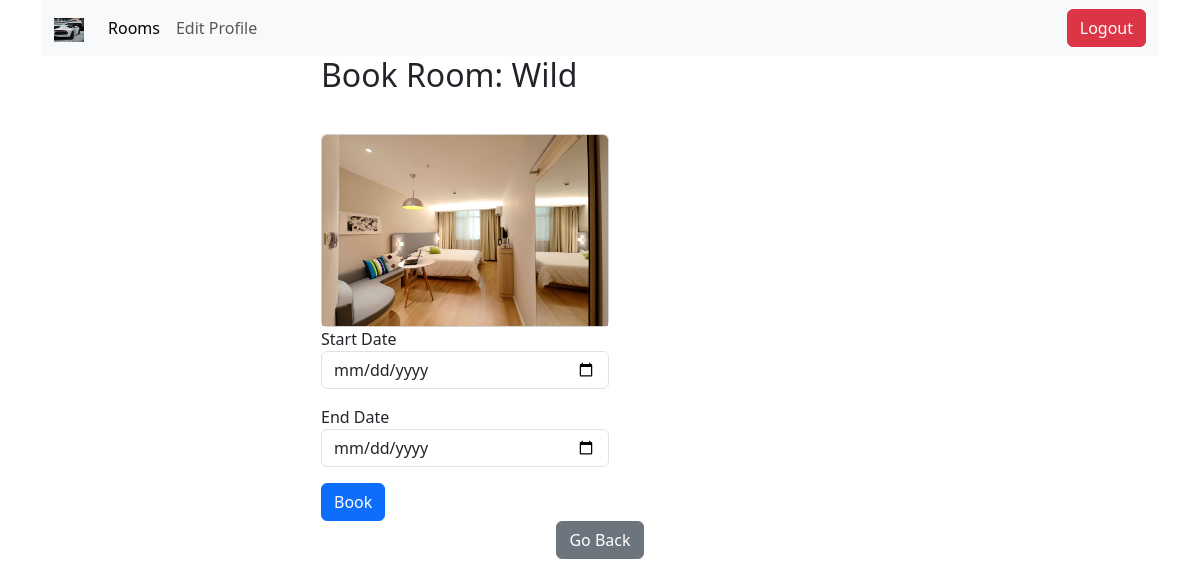
Page /create_booking.php?id=1 (signed in) on the committed database.
### tables this page shows
CREATE TABLE `users` (
  `id` int(11) NOT NULL,
  `first_name` varchar(100) NOT NULL,
  `last_name` varchar(100) NOT NULL,
  `email` varchar(100) NOT NULL,
  `date_of_birth` date NOT NULL,
  `password` varchar(255) NOT NULL,
  `images` varchar(255) DEFAULT NULL,
  `status` varchar(10) NOT NULL DEFAULT 'user'
);

CREATE TABLE `rooms` (
  `room_id` int(11) NOT NULL,
  `room_number` varchar(3) NOT NULL,
  `room_name` varchar(20) NOT NULL,
  `picture` varchar(255) DEFAULT NULL,
  `Details` varchar(255) NOT NULL,
  `price` decimal(12,2) DEFAULT NULL,
  `type` varchar(40) DEFAULT NULL
);

### create_booking.php (the view, shortened to what this page needs)
<?php
require_once "connection.php";
$sql = "SELECT * FROM users WHERE id = {$_SESSION['user']}";
$result = mysqli_query($connect, $sql);
$row = mysqli_fetch_assoc($result);
$id = $_GET["id"];
$sqlR = "SELECT * FROM rooms WHERE room_id = $id";
$resultR = mysqli_query($connect, $sqlR);
$rowR = mysqli_fetch_assoc($resultR);
?>
<!DOCTYPE html>
<html lang="en">
<head>
    <link href="https://cdn.jsdelivr.net/npm/bootstrap@5.3.3/dist/css/bootstrap.min.css" rel="stylesheet">
</head>
<body>
    <div class="container">
        <nav class="navbar navbar-expand-lg bg-body-tertiary">
            <div class="container-fluid">
                <a class="navbar-brand" href="#">
                    <img src="pictures/<?= $row["images"] ?>" alt="user pic" width="30" height="24">
                </a>
                <ul class="navbar-nav me-auto mb-2 mb-lg-0">
                    <li class="nav-item">
                        <a class="nav-link active" aria-current="page" href="home.php">Rooms</a>
                    </li>
                    <li class="nav-item">
                        <a class="nav-link" href="profile_update.php">Edit Profile</a>
                    </li>
                </ul>
                <div class="d-flex">
                    <a class="btn btn-danger" href="logout.php?logout">Logout</a>
                </div>
            </div>
    </div>
    <div class="container">
        <form method="POST" action="<?php echo htmlspecialchars($_SERVER['PHP_SELF']) . "?id=" . $id ?>" class="w-50 mx-auto">
            <h2 class="mb-3">Book Room: <?= ($rowR["room_name"]) ?></h2><br>
            <div>
                <div class='card' style='width: 18rem;'>
                    <img src='pictures/<?= $rowR["picture"] ?>' class='card-img-top' alt='...'>
                </div>
            </div>
            <div class="mb-3">
                <label for="start_date">Start Date</label>
                <input type="date" class="form-control" style='width: 18rem;' id="start_date" name="start_date" required>
            </div>
            <div class="mb-3">
                <label for="end_date">End Date</label>
                <input type="date" class="form-control" style='width: 18rem;' id="end_date" name="end_date" required>
            </div>
            <input type="submit" class="btn btn-primary" name="book" value="Book">
            <div class='d-flex justify-content-center'>
                <a href='home.php' class='btn btn-secondary text-center'>Go Back</a>
            </div>
        </form>
    </div>
</body>
</html>

### rows in the picture
users: images (picture)
rooms: room_name "Wild", picture (picture)
